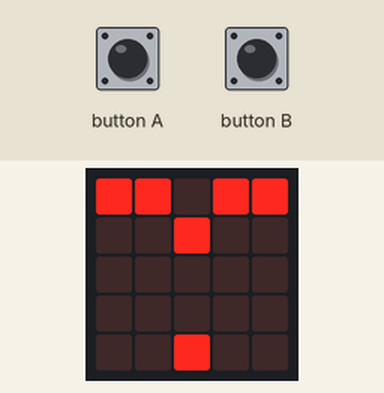
Bench run of a program on a simulated BBC micro:bit (MakeCode). Parts: the board's 5×5 LED display. The test bench sets the inputs (shaded band). Random numbers come from a fixed seed; the run ends where the board's game-over animation would start. At 6.8 s the program stops and its outputs stay as they are.

Above: at 0.94 s.
1.3 s: button A pressed for 0.15 s
At 3.6 s:
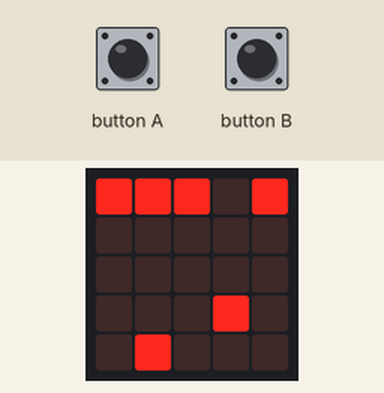
At 7.0 s:
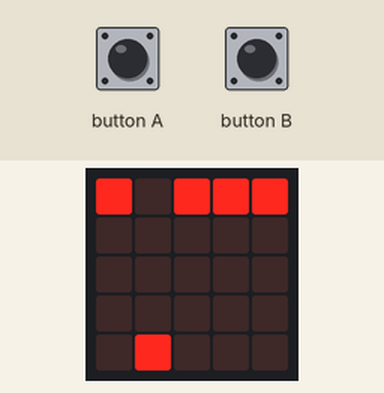
Timing chart, 0 to 8.3 s (numbered marks = the images above; inputs shaded):
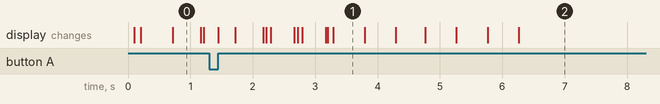

Measured:
- what the display in image 0 shows lasts 0.5 s, from 0.7 s to 1.2 s
- what the display in image 1 shows lasts 0.5 s, from 3.3 s to 3.8 s

The program:

main.ts
```typescript
let playerCar: game.LedSprite = null
let gameOn = false
let car0: game.LedSprite = null
let car1: game.LedSprite = null
let car2: game.LedSprite = null
let car3: game.LedSprite = null
let car4: game.LedSprite = null
input.onButtonPressed(Button.A, function () {
    if (playerCar.get(LedSpriteProperty.X) > 0) {
        playerCar.change(LedSpriteProperty.X, -1)
    }
})
input.onButtonPressed(Button.B, function () {
    if (playerCar.get(LedSpriteProperty.X) < 4) {
        playerCar.change(LedSpriteProperty.X, 1)
    }
})
function controlCar (car: game.LedSprite) {
    basic.pause(randint(0, 5000))
    while (gameOn == true) {
        if (car.get(LedSpriteProperty.Y) == 4) {
            if (playerCar.isTouching(car)) {
                gameOn = false
            } else {
                game.setScore(game.score() + 1)
                car.set(LedSpriteProperty.Y, 0)
                basic.pause(randint(0, 5000))
            }
        } else {
            car.change(LedSpriteProperty.Y, 1)
            basic.pause(500)
        }
    }
}
basic.forever(function () {
    basic.pause(100)
    if (gameOn == true) {
        car0 = game.createSprite(0, 0)
        controlCar(car0)
    }
})
basic.forever(function () {
    basic.pause(100)
    if (gameOn == true) {
        car1 = game.createSprite(1, 0)
        controlCar(car1)
    }
})
basic.forever(function () {
    basic.pause(200)
    if (gameOn == true) {
        car2 = game.createSprite(2, 0)
        controlCar(car2)
    }
})
basic.forever(function () {
    basic.pause(200)
    if (gameOn == true) {
        car3 = game.createSprite(3, 0)
        controlCar(car3)
    }
})
basic.forever(function () {
    basic.pause(200)
    if (gameOn == true) {
        car4 = game.createSprite(4, 0)
        controlCar(car4)
    }
})
basic.forever(function () {
    game.setScore(0)
    playerCar = game.createSprite(2, 4)
    gameOn = true
    while (gameOn == true) {
        basic.pause(100)
    }
    game.gameOver()
})
```

test.ts
```typescript
// i test vanno qui; questi non saranno compilati quando questo pacchetto viene usato come estensione.
```
